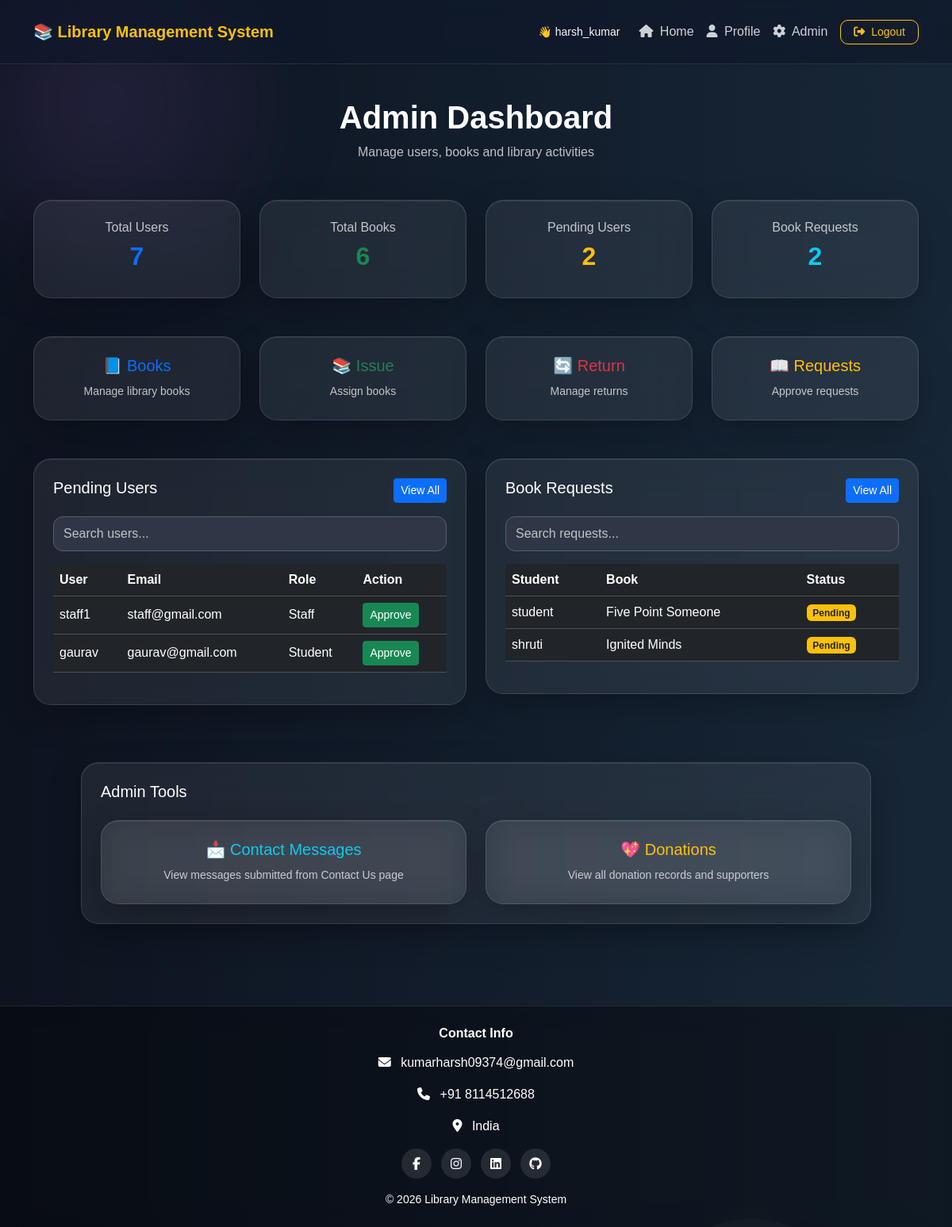
Before: /accounts/dashboard/admin/ (signed in) with the older database file.
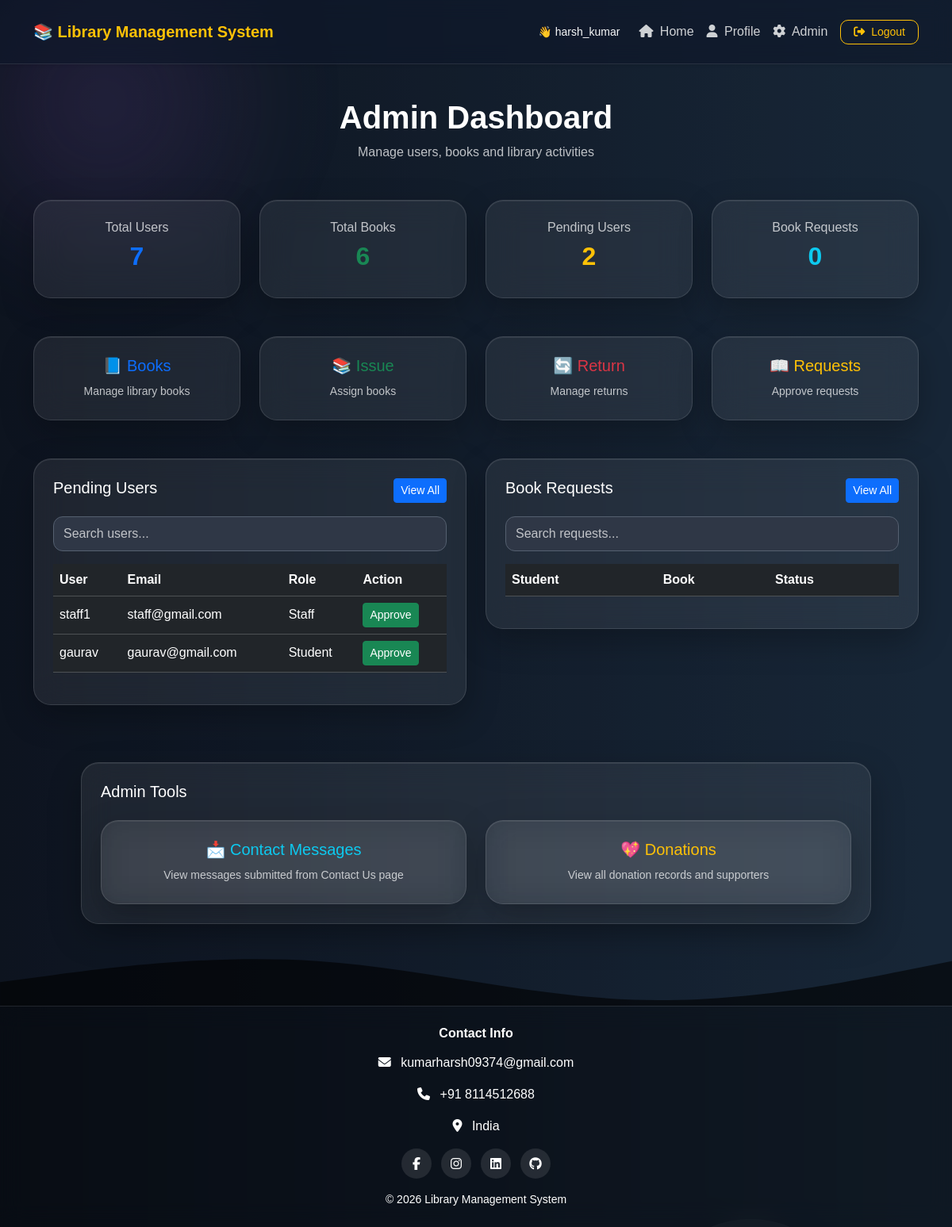
After: the same page with the newer database file.
### books/models.py (models this page shows, shortened)
class BookRequest(models.Model):
    student = models.ForeignKey(
        User,
        on_delete=models.CASCADE
    )
    book = models.ForeignKey(
        Book,
        on_delete=models.CASCADE
    )
    requested_at = models.DateTimeField(
        default=timezone.now
    )
    approved = models.BooleanField(
        default=False
    )

class Book(models.Model):
    title = models.CharField(
        max_length=200
    )
    author = models.CharField(
        max_length=200
    )
    isbn = models.CharField(
        max_length=100,
        default='N/A'
    )
    quantity = models.IntegerField(
        default=1
    )
    added_at = models.DateTimeField(
        default=timezone.now
    )

### accounts/views.py (the view)
# urls.py: path('dashboard/admin/', views.admin_dashboard, name='admin_dashboard'),
@login_required
def admin_dashboard(request):
    if not request.user.is_superuser:
        return redirect('login')
    pending_users = User.objects.filter(is_active=False)
    pending_requests = BookRequest.objects.filter(approved=False)
    total_issued = IssuedBook.objects.filter(returned=False).count()
    overdue = IssuedBook.objects.filter(
        returned=False,
        return_date__lt=timezone.now().date()
    ).count()
    return render(request, 'accounts/admin_dashboard.html', {
        'books_count': Book.objects.count(),
        'users_count': User.objects.count(),
        'pending_users': pending_users,
        'pending_requests': pending_requests,
        'total_issued': total_issued,
        'overdue_count': overdue,
    })

### accounts/templates/accounts/admin_dashboard.html (shortened to what the changed rows need)
{% extends 'base.html' %}
{% block content %}
<div class="container py-4">
    <div class="text-center mb-5">
        <h2 class="fw-bold text-white display-6">Admin Dashboard</h2>
    </div>
    <div class="row g-4 mb-5">
        <div class="col-md-3">
            <div class="glass-card p-4 text-center">
                <h2 class="text-primary fw-bold">{{ users_count }}</h2>
            </div>
        </div>
        <div class="col-md-3">
            <div class="glass-card p-4 text-center">
                <h2 class="text-success fw-bold">{{ books_count }}</h2>
            </div>
        </div>
        <div class="col-md-3">
            <div class="glass-card p-4 text-center">
                <h2 class="text-warning fw-bold">{{ pending_users|length }}</h2>
            </div>
        </div>
        <div class="col-md-3">
            <div class="glass-card p-4 text-center">
                <h6 class="text-light opacity-75">Book Requests</h6>
                <h2 class="text-info fw-bold">{{ pending_requests|length }}</h2>
            </div>
        </div>
    </div>
    <div class="row g-4">
        <div class="col-md-6">
            <div class="glass-card p-4">
                <div class="table-responsive">
                    <table class="table table-dark table-hover align-middle" id="usersTable">
                        <thead>
                            <tr>
                                <th>User</th>
                                <th>Email</th>
                                <th>Role</th>
                                <th>Action</th>
                            </tr>
                        </thead>
                        <tbody>
                            {% for user in pending_users %}
                            <tr>
                                <td>{{ user.username }}</td>
                                <td>{{ user.email }}</td>
                                <td>
                                    {% if user.is_superuser %}Admin
                                    {% elif user.is_staff %}Staff
                                    {% else %}Student{% endif %}
                                </td>
                                <td>
                                    <a href="{% url 'approve_user' user.id %}"
                                        class="btn btn-success btn-sm">Approve</a>
                                </td>
                            </tr>
                            {% endfor %}
                        </tbody>
                    </table>
                </div>
            </div>
        </div>
        <div class="col-md-6">
            <div class="glass-card p-4">
                <div class="table-responsive">
                    <table class="table table-dark table-hover align-middle" id="booksTable">
                        <thead>
                            <tr>
                                <th>Student</th>
                                <th>Book</th>
                                <th>Status</th>
                            </tr>
                        </thead>
                        <tbody>
                            {% for req in pending_requests %}
                            <tr>
                                <td>{{ req.student.username }}</td>
                                <td>{{ req.book.title }}</td>
                                <td>
                                    <span class="badge bg-warning text-dark">Pending</span>
                                </td>
                            </tr>
                            {% endfor %}
                        </tbody>
                    </table>
                </div>
            </div>
        </div>
    </div>
</div>
{% endblock %}

Changed rows visible on the page:
removed BookRequest: student.username "student", book "Five Point Someone"
removed BookRequest: student.username "shruti", book "Ignited Minds"
Other visible differences:
{{ pending_requests|length }}: "2" → "0"
